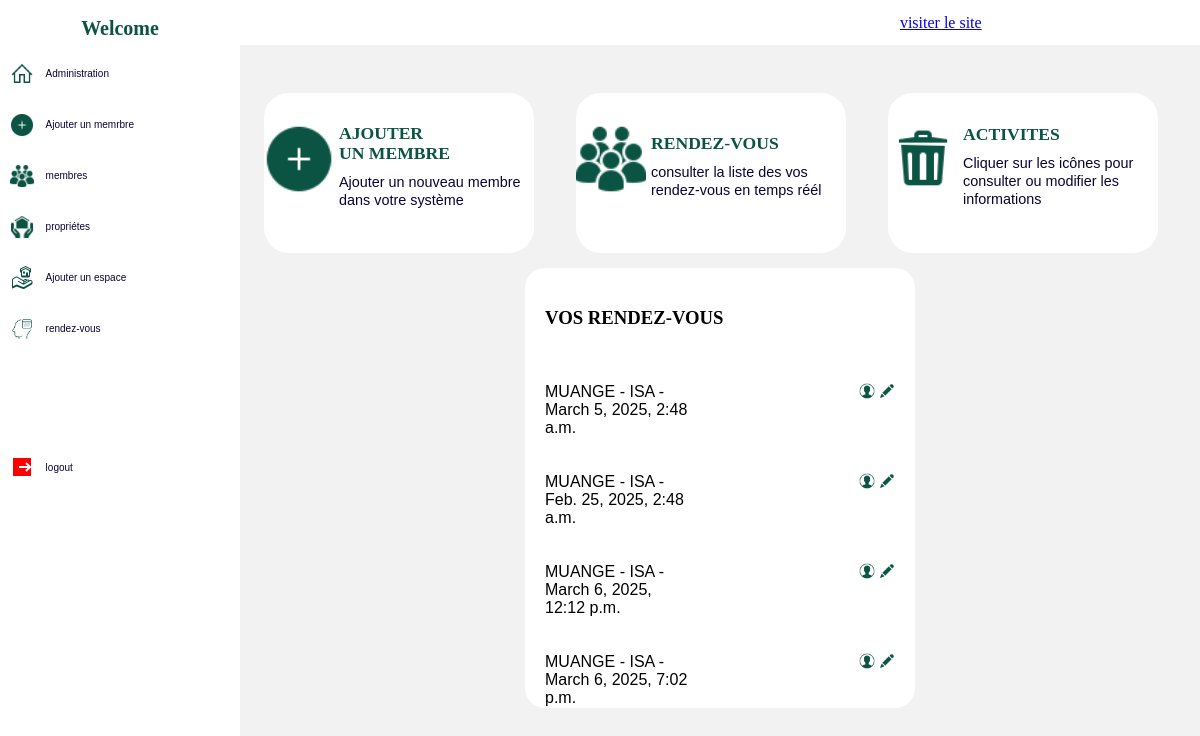
Screenshot of /appoint/ with the database file from the repository.
### app/models.py (models this page shows, shortened)
class Appointment(models.Model):
    name = models.CharField(max_length=150)
    last_name = models.CharField(max_length=150)
    given_name = models.CharField(max_length=150)
    number = models.PositiveBigIntegerField()
    date = models.DateTimeField()
    created_at  =models.DateTimeField(auto_now_add=True)

### app/views.py (the view)
# urls.py: path('appoint/', views.appoint_all, name='appoint'),
def appoint_all(request):
    appoints = Appointment.objects.all().order_by('-created_at')
    return render (request, 'appoint.html', {'appoints':appoints})

### app/templates/appoint.html (shortened to what this page needs)
<!DOCTYPE html>{% load static %}
<html lang="en">
<head>
    <link rel="stylesheet" type="text/css" href="{% static 'css/profiles.css' %}">
    <link rel="stylesheet" type="text/css" href="{% static 'css/member.css' %}">
</head>
<body>
  <div class="body">
    <nav class="nav-menu">
        <h1> Welcome {{user.username}}  </h1>
        <ul>
            <li><a href="{% url 'profile'  %}"><img src="{% static 'img/icons8-home-32.png' %}" alt=""> <span>Administration</span></a></li>
            <li><a href="{% url 'add_member'  %}"><img src="{% static 'img/icons8-add-50.png' %}" alt=""> <span>Ajouter un memrbre</span> </a></li>
            <li><a href="{% url 'member'  %}"><img src="{% static 'img/icons8-user-groups-50.png' %}" alt=""> <span>membres</span> </a></li>
            <li><a href="{% url 'property'  %}"><img src="{% static 'img/icons8-property-50.png' %}" alt=""><span>propriétes</span></a></li>
            <li><a href="{% url 'space_form'  %}"><img src="{% static 'img/icons8-property-48.png' %}" alt=""><span>Ajouter un espace</span></a></li>
            <li><a href="{% url 'appoint'  %}"><img src="{% static 'img/icons8-appointment-80.png' %}" alt=""><span>rendez-vous</span></a></li>
            <li class="logout"><a href="{% url 'login' %}"><img src="{% static 'img/icons8-logout-24.png' %}" alt=""> <span>logout</span> </a></li>
        </ul>
       </nav>
      <nav class="nav-body">
        <nav class="nav-bar">
            <a href="{% url 'home' %}">visiter le site</a>
           </nav>
           <nav class="nav-content">
            <aside>
                <a href="{% url  'add_member' %}#form">
                    <p><img src="{% static 'img/icons8-add-50.png' %}" alt=""><div class="infos">
                        <h2>AJOUTER <br><br>UN MEMBRE</h2>
                        <span>Ajouter un nouveau membre dans votre système </span>
                    </div></p>
                </a>
            </aside>
            <aside>
                <a href="{% url 'appoint' %}#member">
                    <p><img src="{% static 'img/icons8-user-groups-50.png' %}" alt=""><div class="infos">
                        <h2>RENDEZ-VOUS</h2>
                        <span>consulter la liste des vos rendez-vous en temps réél</span>
                    </div></p>
                </a>
            </aside>
            <aside>
                <a >
                    <p><img src="{% static 'img/icons8-trash-64.png' %}" alt=""><div class="infos">
                        <h2>ACTIVITES</h2>
                        <span>Cliquer sur les icônes pour consulter ou modifier les informations </span>
                    </div></p>
                </a>
            </aside>
           </nav>
           <div class="appoint1">
            <nav>
                <h3 id="member">VOS RENDEZ-VOUS</h3><br><br>
                {% for member in appoints  %}
             <div class="app" >
                <div class="name" style="font-family: Arial, Helvetica, sans-serif;">
                    <span>  {{member.last_name}} </span> -
                  <span>  {{member.name}}</span> -
                  <span>  {{member.date}}</span>
                  </div>
                  <div>
                    <a href="{% url 'appoint_detail' member.id %}"><img src="{% static 'img/icons8-male-user-50.png' %}" alt=""></a>
                    <a href="{% url 'appoint_edit' member.id  %}"><img src="{% static 'img/icons8-edit-48.png' %}" alt=""></a>
                  </div>
             </div><br><br>
                {% endfor %}
            </nav>
          </div>
      </nav>
  </div>
</body>
</html>

### app/static/css/profiles.css (style rules this page uses)
.body { display: flex; background-color: rgba(226, 225, 225, 0.438); left: 0; right: 0; position: fixed; height: 100%; width: 100%; top: 0; }
.nav-menu { width: 300px; height: 100%; position: relative; background-color: white; }
.nav-menu ul { left: 0; margin-left: 4%; padding: 0; }
.nav-menu ul li { list-style-type: none; margin-bottom: 1em; }
.nav-menu ul li a { display: flex; text-decoration: none; align-items: center; align-content: center; }
.logout { margin-top: 45%; }
.nav-menu ul li a span { padding: 12px; font-size: 10px; color: rgb(12, 2, 54); font-family: Arial, Helvetica, sans-serif; }
.nav-menu ul li img { width: 1.5em; height: 1.5em; }
.nav-menu h1 { display: flex; justify-content: center; font-family:'Times New Roman', Times, serif; font-weight: 900; color: rgb(11, 84, 68); font-size: 20px; }
.nav-bar { width: 100%; display: flex; background-color: white; height: 45px; justify-content: space-around; align-items: center; align-content: center; }
.nav-body { width: 100%; }
.nav-content { display: grid; grid-template-columns: repeat(3, 1fr); justify-content: center; margin-top: 5%; margin-left: 1.5em; }
.nav-content aside { width: 270px; height: 160px; background-color: white; border-radius: 25px; border: none; }
.nav-content aside a { display: flex; text-decoration: none; align-content: center; align-items: center; padding-top: 15px; }
.nav-content aside a img { width: 70px; height: 70px; }
.nav-content aside a .infos { margin-left: 5px; }
.nav-content aside a .infos h2 { color: rgb(11, 84, 68); font-family: 'Times New Roman', Times, serif; line-height: 10px; font-size: 1.1em; }
.nav-content aside a .infos span { color: rgb(12, 2, 54); font-family: sans-serif; font-size: 0.9em; }

### app/static/css/member.css (style rules this page uses)
.appoint1 { display: grid; grid-template-columns: repeat(1,1fr); justify-content: center; place-items: center; }
.appoint1 nav { background-color: white; width: 350px; border-radius: 20px; padding: 20px; margin-top: 15px; max-height: 400px; overflow-y: auto; }
.appoint1 .app { display: flex; justify-content: space-between; }
.appoint1 .name { width: 150px; }
.appoint1 .app img { width: 1em; height: 1em; }

### rows the page displays
Appointment: last_name "MUANGE", name "ISA", date "March 5, 2025, 2:48 a.m."
Appointment: last_name "MUANGE", name "ISA", date "Feb. 25, 2025, 2:48 a.m."
Appointment: last_name "MUANGE", name "ISA", date "March 6, 2025, 12:12 p.m."
Appointment: last_name "MUANGE", name "ISA", date "March 6, 2025, 7:02 p.m."
